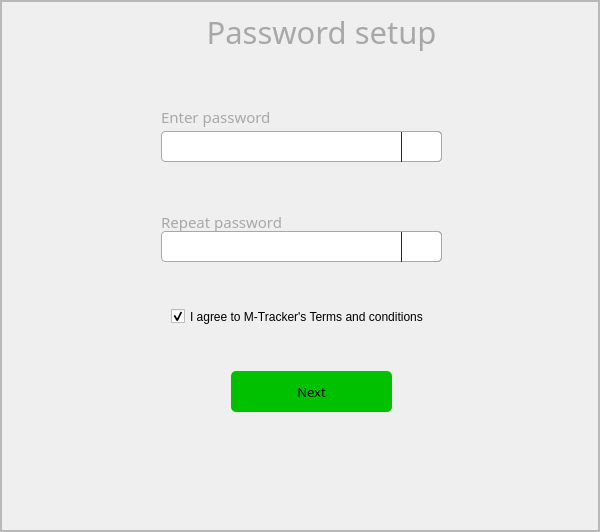
            <widget class="QWidget" name="page_4">
             <layout class="QHBoxLayout" name="horizontalLayout_9">
              <property name="spacing">
               <number>0</number>
              </property>
              <property name="leftMargin">
               <number>0</number>
              </property>
              <property name="topMargin">
               <number>0</number>
              </property>
              <property name="rightMargin">
               <number>0</number>
              </property>
              <property name="bottomMargin">
               <number>0</number>
              </property>
              <item>
               <widget class="QFrame" name="frame_14">
                <property name="frameShape">
                 <enum>QFrame::StyledPanel</enum>
                </property>
                <property name="frameShadow">
                 <enum>QFrame::Raised</enum>
                </property>
               </widget>
              </item>
              <item>
               <widget class="QFrame" name="frame_15">
                <property name="minimumSize">
                 <size>
                  <width>600</width>
                  <height>0</height>
                 </size>
                </property>
                <property name="frameShape">
                 <enum>QFrame::StyledPanel</enum>
                </property>
                <property name="frameShadow">
                 <enum>QFrame::Raised</enum>
                </property>
                <layout class="QVBoxLayout" name="verticalLayout_4">
                 <property name="spacing">
                  <number>0</number>
                 </property>
                 <property name="leftMargin">
                  <number>0</number>
                 </property>
                 <property name="topMargin">
                  <number>0</number>
                 </property>
                 <property name="rightMargin">
                  <number>0</number>
                 </property>
                 <property name="bottomMargin">
                  <number>0</number>
                 </property>
                 <item alignment="Qt::AlignTop">
                  <widget class="QFrame" name="frame_17">
                   <property name="frameShape">
                    <enum>QFrame::StyledPanel</enum>
                   </property>
                   <property name="frameShadow">
                    <enum>QFrame::Raised</enum>
                   </property>
                  </widget>
                 </item>
                 <item>
                  <widget class="QFrame" name="frame_18">
                   <property name="minimumSize">
                    <size>
                     <width>0</width>
                     <height>530</height>
                    </size>
                   </property>
                   <property name="frameShape">
                    <enum>QFrame::StyledPanel</enum>
                   </property>
                   <property name="frameShadow">
                    <enum>QFrame::Raised</enum>
                   </property>
                   <widget class="QLabel" name="label_18">
                    <property name="geometry">
                     <rect>
                      <x>160</x>
                      <y>210</y>
                      <width>271</width>
                      <height>21</height>
                     </rect>
                    </property>
                    <property name="sizeIncrement">
                     <size>
                      <width>0</width>
                      <height>1</height>
                     </size>
                    </property>
                    <property name="font">
                     <font>
                      <family>Nova Flat</family>
                      <pointsize>11</pointsize>
                     </font>
                    </property>
                    <property name="styleSheet">
                     <string notr="true">color: rgb(168, 168, 168);

</string>
                    </property>
                    <property name="text">
                     <string>Repeat password</string>
                    </property>
                    <property name="alignment">
                     <set>Qt::AlignLeading|Qt::AlignLeft|Qt::AlignVCenter</set>
                    </property>
                   </widget>
                   <widget class="QLineEdit" name="lineEdit_7">
                    <property name="geometry">
                     <rect>
                      <x>160</x>
                      <y>130</y>
                      <width>281</width>
                      <height>31</height>
                     </rect>
                    </property>
                    <property name="styleSheet">
                     <string notr="true">color: rgb(168, 168, 168);
border: 1px solid rgb(168, 168, 168);
border-radius:4px;
padding-left:5px

</string>
                    </property>
                    <property name="text">
                     <string/>
                    </property>
                    <property name="echoMode">
                     <enum>QLineEdit::Password</enum>
                    </property>
                   </widget>
                   <widget class="QLabel" name="label_20">
                    <property name="geometry">
                     <rect>
                      <x>160</x>
                      <y>160</y>
                      <width>301</width>
                      <height>16</height>
                     </rect>
                    </property>
                    <property name="sizeIncrement">
                     <size>
                      <width>0</width>
                      <height>1</height>
                     </size>
                    </property>
                    <property name="font">
                     <font>
                      <pointsize>9</pointsize>
                      <weight>50</weight>
                      <italic>true</italic>
                      <bold>false</bold>
                      <kerning>true</kerning>
                     </font>
                    </property>
                    <property name="styleSheet">
                     <string notr="true">color: rgb(255, 0, 4);
</string>
                    </property>
                    <property name="text">
                     <string/>
                    </property>
                    <property name="alignment">
                     <set>Qt::AlignLeading|Qt::AlignLeft|Qt::AlignVCenter</set>
                    </property>
                   </widget>
                   <widget class="QLineEdit" name="lineEdit_9">
                    <property name="geometry">
                     <rect>
                      <x>160</x>
                      <y>230</y>
                      <width>281</width>
                      <height>31</height>
                     </rect>
                    </property>
                    <property name="styleSheet">
                     <string notr="true">color: rgb(168, 168, 168);
border: 1px solid rgb(168, 168, 168);
border-radius:4px;
padding-left:5px
</string>
                    </property>
                    <property name="text">
                     <string/>
                    </property>
                    <property name="echoMode">
                     <enum>QLineEdit::Password</enum>
                    </property>
                   </widget>
                   <widget class="QLabel" name="label_19">
                    <property name="geometry">
                     <rect>
                      <x>-30</x>
                      <y>-10</y>
                      <width>701</width>
                      <height>81</height>
                     </rect>
                    </property>
                    <property name="minimumSize">
                     <size>
                      <width>351</width>
                      <height>51</height>
                     </size>
                    </property>
                    <property name="sizeIncrement">
                     <size>
                      <width>0</width>
                      <height>1</height>
                     </size>
                    </property>
                    <property name="font">
                     <font>
                      <family>Nova Flat</family>
                      <pointsize>23</pointsize>
                     </font>
                    </property>
                    <property name="styleSheet">
                     <string notr="true">color: rgb(168, 168, 168);</string>
                    </property>
                    <property name="text">
                     <string>Password setup</string>
                    </property>
                    <property name="alignment">
                     <set>Qt::AlignCenter</set>
                    </property>
                   </widget>
                   <widget class="QLabel" name="label_22">
                    <property name="geometry">
                     <rect>
                      <x>160</x>
                      <y>260</y>
                      <width>301</width>
                      <height>16</height>
                     </rect>
                    </property>
                    <property name="sizeIncrement">
                     <size>
                      <width>0</width>
                      <height>1</height>
                     </size>
                    </property>
                    <property name="font">
                     <font>
                      <pointsize>9</pointsize>
                      <weight>50</weight>
                      <italic>true</italic>
                      <bold>false</bold>
                      <kerning>true</kerning>
                     </font>
                    </property>
                    <property name="styleSheet">
                     <string notr="true">color: rgb(255, 0, 4);
</string>
                    </property>
                    <property name="text">
                     <string/>
                    </property>
                    <property name="alignment">
                     <set>Qt::AlignLeading|Qt::AlignLeft|Qt::AlignVCenter</set>
                    </property>
                   </widget>
                   <widget class="QPushButton" name="pushButton_8">
                    <property name="geometry">
                     <rect>
                      <x>400</x>
                      <y>130</y>
                      <width>41</width>
                      <height>31</height>
                     </rect>
                    </property>
                    <property name="cursor">
                     <cursorShape>PointingHandCursor</cursorShape>
                    </property>
                    <property name="styleSheet">
                     <string notr="true">color: rgb(168, 168, 168);
border: 1px solid rgb(168, 168, 168);
border-left: 1px solid rgb(33, 43, 51);
border-radius:4px;
border-top-left-radius: 0px;
border-bottom-left-radius: 0px;


</string>
                    </property>
                    <property name="text">
                     <string/>
                    </property>
                    <property name="icon">
                     <iconset resource="resources.qrc">
                      <normaloff>:/icons/icons/icons8-lock-384.png</normaloff>:/icons/icons/icons8-lock-384.png</iconset>
                    </property>
                    <property name="iconSize">
                     <size>
                      <width>22</width>
                      <height>22</height>
                     </size>
                    </property>
                   </widget>
                   <widget class="QLabel" name="label_17">
                    <property name="geometry">
                     <rect>
                      <x>160</x>
                      <y>100</y>
                      <width>271</width>
                      <height>31</height>
                     </rect>
                    </property>
                    <property name="sizeIncrement">
                     <size>
                      <width>0</width>
                      <height>1</height>
                     </size>
                    </property>
                    <property name="font">
                     <font>
                      <family>Nova Flat</family>
                      <pointsize>11</pointsize>
                     </font>
                    </property>
                    <property name="styleSheet">
                     <string notr="true">color: rgb(168, 168, 168);

</string>
                    </property>
                    <property name="text">
                     <string>Enter password</string>
                    </property>
                    <property name="alignment">
                     <set>Qt::AlignLeading|Qt::AlignLeft|Qt::AlignVCenter</set>
                    </property>
                   </widget>
                   <widget class="QPushButton" name="pushButton_7">
                    <property name="geometry">
                     <rect>
                      <x>400</x>
                      <y>230</y>
                      <width>41</width>
                      <height>31</height>
                     </rect>
                    </property>
                    <property name="cursor">
                     <cursorShape>PointingHandCursor</cursorShape>
                    </property>
                    <property name="styleSheet">
                     <string notr="true">color: rgb(168, 168, 168);
border: 1px solid rgb(168, 168, 168);
border-left: 1px solid rgb(33, 43, 51);
border-radius:4px;
border-top-left-radius: 0px;
border-bottom-left-radius: 0px;


</string>
                    </property>
                    <property name="text">
                     <string/>
                    </property>
                    <property name="icon">
                     <iconset resource="resources.qrc">
                      <normaloff>:/icons/icons/icons8-lock-384.png</normaloff>:/icons/icons/icons8-lock-384.png</iconset>
                    </property>
                    <property name="iconSize">
                     <size>
                      <width>22</width>
                      <height>22</height>
                     </size>
                    </property>
                   </widget>
                   <widget class="QCheckBox" name="checkBox">
                    <property name="geometry">
                     <rect>
                      <x>170</x>
                      <y>300</y>
                      <width>261</width>
                      <height>31</height>
                     </rect>
                    </property>
                    <property name="font">
                     <font>
                      <pointsize>9</pointsize>
                     </font>
                    </property>
                    <property name="text">
                     <string>I agree to M-Tracker's Terms and conditions</string>
                    </property>
                    <property name="checked">
                     <bool>true</bool>
                    </property>
                   </widget>
                   <widget class="QPushButton" name="pushButton_6">
                    <property name="geometry">
                     <rect>
                      <x>230</x>
                      <y>370</y>
                      <width>161</width>
                      <height>41</height>
                     </rect>
                    </property>
                    <property name="font">
                     <font>
                      <family>Nova Flat</family>
                      <pointsize>10</pointsize>
                     </font>
                    </property>
                    <property name="cursor">
                     <cursorShape>PointingHandCursor</cursorShape>
                    </property>
                    <property name="styleSheet">
                     <string notr="true">background-color: rgb(0, 193, 0);

border-radius:5px</string>
                    </property>
                    <property name="text">
                     <string>Next</string>
                    </property>
                    <property name="shortcut">
                     <string>Return</string>
                    </property>
                    <property name="checkable">
                     <bool>false</bool>
                    </property>
                    <property name="checked">
                     <bool>false</bool>
                    </property>
                   </widget>
                   <zorder>label_18</zorder>
                   <zorder>label_20</zorder>
                   <zorder>label_19</zorder>
                   <zorder>label_22</zorder>
                   <zorder>label_17</zorder>
                   <zorder>checkBox</zorder>
                   <zorder>pushButton_6</zorder>
                   <zorder>lineEdit_9</zorder>
                   <zorder>lineEdit_7</zorder>
                   <zorder>pushButton_7</zorder>
                   <zorder>pushButton_8</zorder>
                  </widget>
                 </item>
                 <item>
                  <widget class="QFrame" name="frame_19">
                   <property name="frameShape">
                    <enum>QFrame::StyledPanel</enum>
                   </property>
                   <property name="frameShadow">
                    <enum>QFrame::Raised</enum>
                   </property>
                  </widget>
                 </item>
                </layout>
               </widget>
              </item>
              <item>
               <widget class="QFrame" name="frame_16">
                <property name="frameShape">
                 <enum>QFrame::StyledPanel</enum>
                </property>
                <property name="frameShadow">
                 <enum>QFrame::Raised</enum>
                </property>
               </widget>
              </item>
             </layout>
            </widget>
